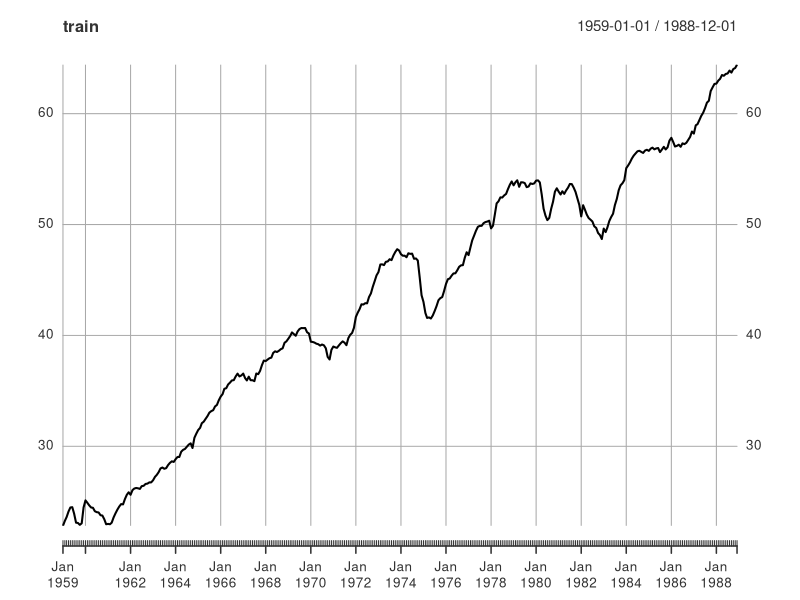
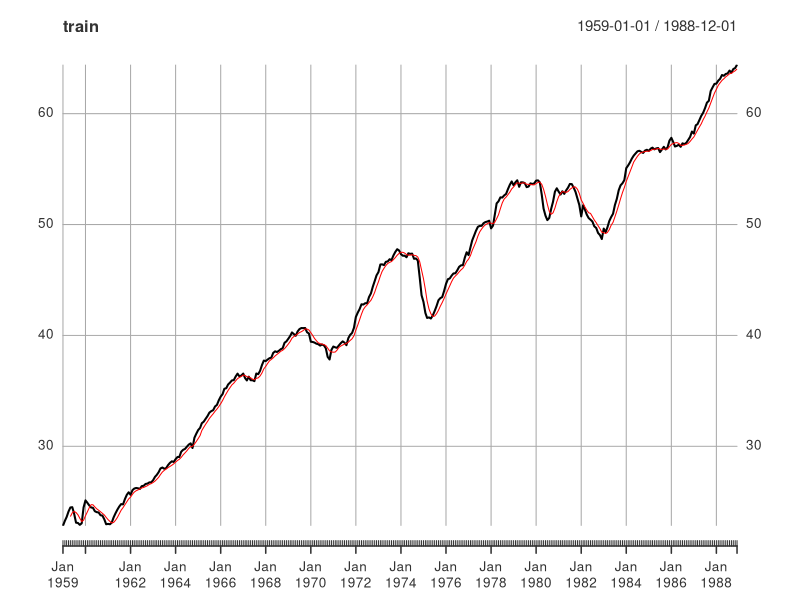
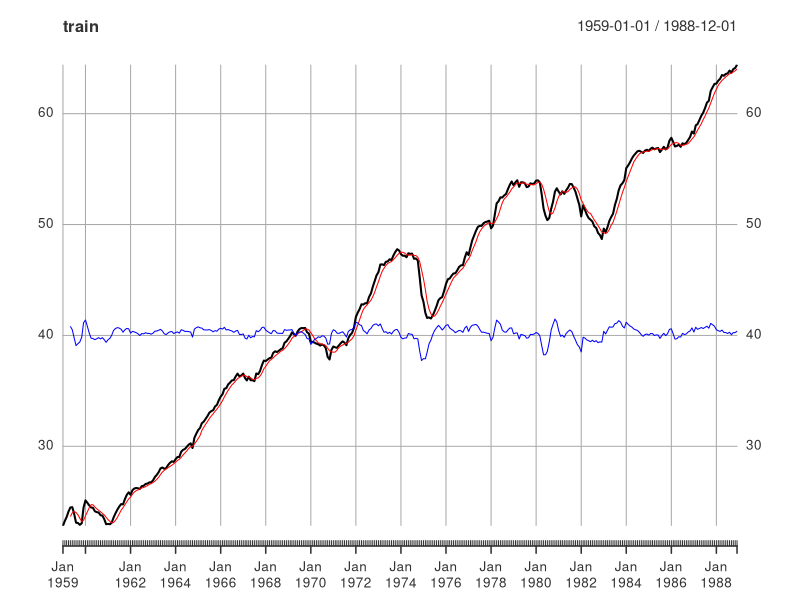
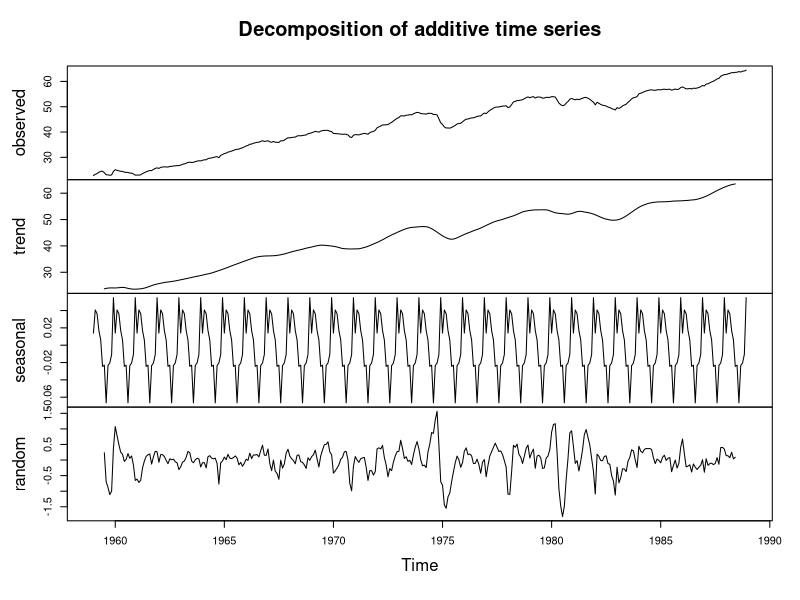
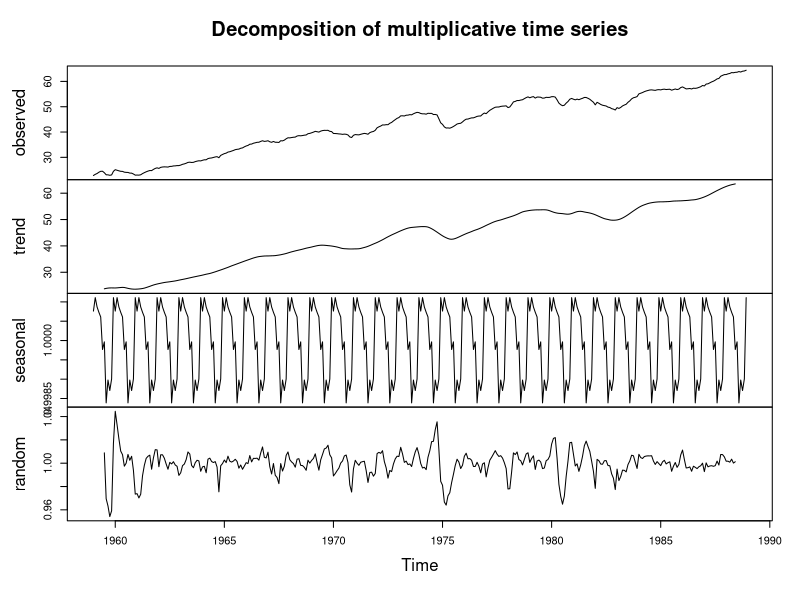
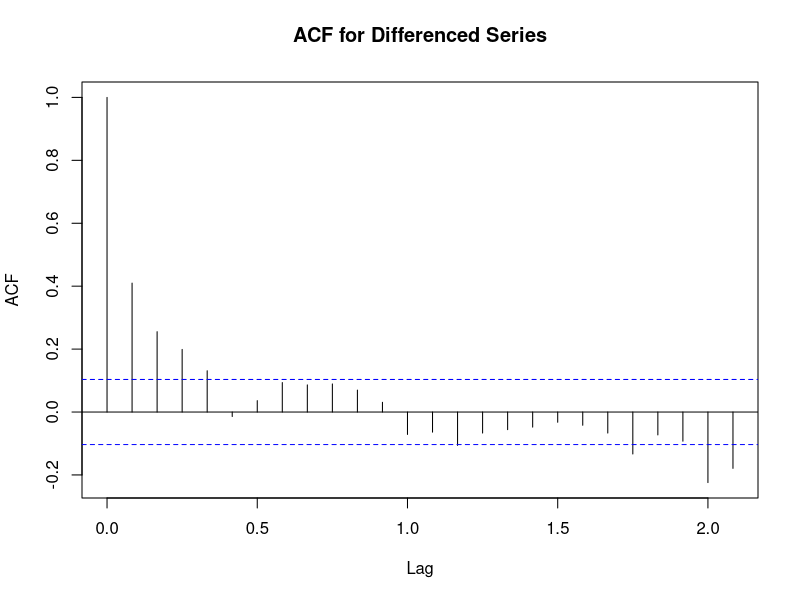
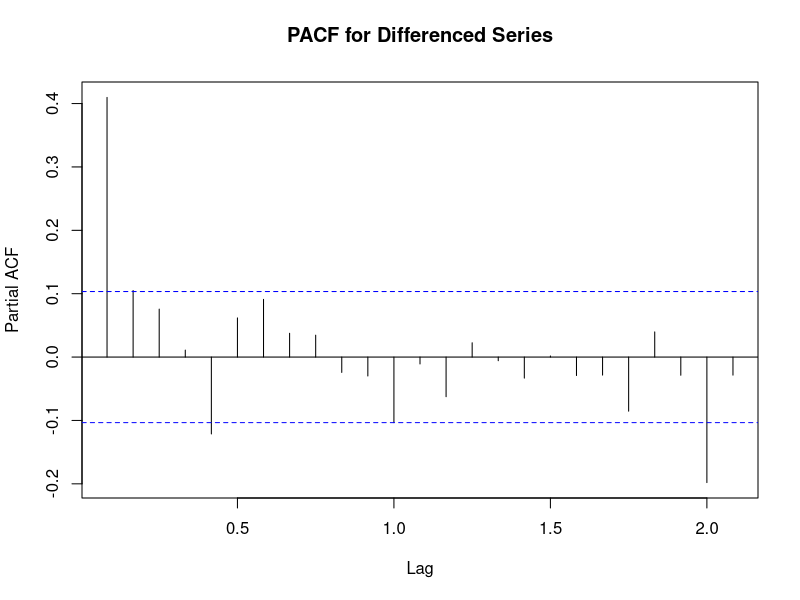

These figures' R source, in order: (Note: this script raises an error after producing the figures.)
## ---- chunk 1
knitr::opts_chunk$set(echo = TRUE)
## ---- chunk 2
library(xts)
library(TTR)
library(MLmetrics)
library(forecast)

# Changing work directory, reading training and testing data
setwd("C:/Users/Anastasia Panteleeva/Desktop/Task1")
## ---- chunk 3
data <- read.csv(file = "training.csv", header = TRUE)
train <- xts(as.matrix(data[,2]), as.Date(strptime(data[,1], "%Y-%m-%d")))
ts_train <- ts(as.matrix(data[,2]), frequency=12, start=c(1959,1))
data <- read.csv(file = "testing.csv", header = TRUE)
test <- xts(as.matrix(data[,2]), as.Date(strptime(data[,1], "%Y-%m-%d")))
ts_test <- ts(as.matrix(data[,2]), frequency=12, start=c(1989,1))

# Plot of time series
plot.xts(train)

# Moving average
z1 <- SMA(train, 5)
lines(z1, col="red")

# Standard deviation
lines(train - z1 + 40, col="blue")
## ---- chunk 4
# Trend, seasonal, random, observed
de <- decompose(ts_train, type = "additive")
plot(de)
de <- decompose(ts_train, type = "multiplicative")
plot(de)
## ---- chunk 5
# Order of integration
int <- ndiffs(train)
## ---- chunk 6
# The first difference
di <- diff(ts_train, differences = 1)
## ---- chunk 7
# Auto- and cross- covariance and -correlation 
acf(di, main = 'ACF for Differenced Series') # q = 4
## ---- chunk 8
pacf(di, main = 'PACF for Differenced Series') # p = 2
## ---- chunk 9
# Three different models
model_1 <- arima(ts_train, order = c(2,1,0))
fr_1 <- forecast.Arima(model_1, h = 60)
r_1 <- R2_Score(y_true = ts_test, y_pred = fr_1$mean)
r_1
## ---- chunk 10
model_2 <- arima(ts_train, order = c(0,1,4))
fr_2 <- forecast.Arima(model_2, h = 60)
r_2 <- R2_Score(y_true = ts_test, y_pred = fr_2$mean)
r_2
## ---- chunk 11
model_3 <- arima(ts_train, order = c(2,1,4))
fr_3 <- forecast.Arima(model_3, h = 60)
r_3 <- R2_Score(y_true = ts_test, y_pred = fr_3$mean)
r_3
## ---- chunk 12
# Akaike's criterion
AIC(model_1, model_2, model_3) # model_2
## ---- chunk 13
# Testing and prediction
plot.forecast(fr_2)
lines(ts_test, col = 'red')
